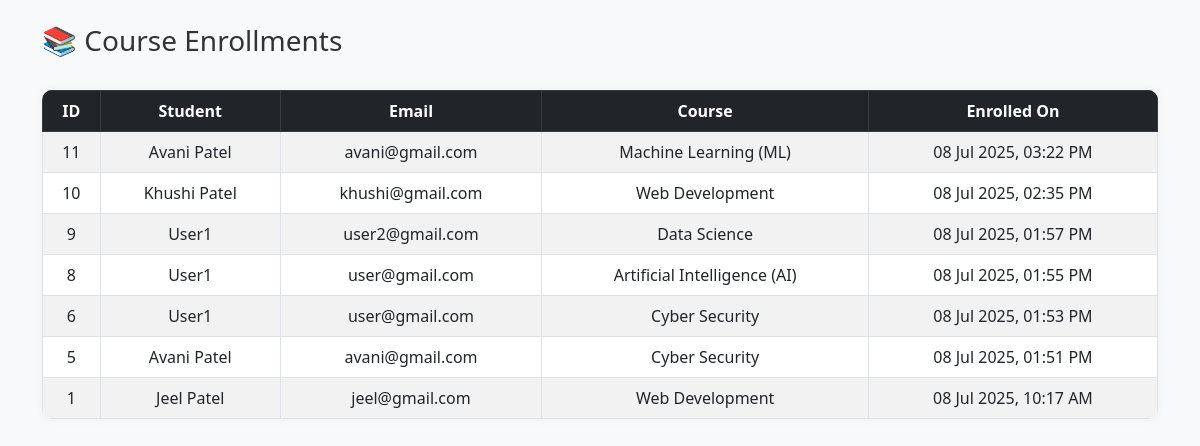
Page /admin/enrollments.php (signed in) on the committed database.
### tables this page shows
CREATE TABLE `enrollments` (
  `id` int(11) NOT NULL,
  `user_id` int(11) DEFAULT NULL,
  `course_id` int(11) DEFAULT NULL,
  `status` enum('active','completed','cancelled') DEFAULT 'active',
  `student_email` varchar(255) DEFAULT NULL,
  `completion_percent` int(11) DEFAULT 0,
  `payment_status` enum('Pending','Success','Failed') DEFAULT 'Pending',
  `student_name` varchar(255) DEFAULT NULL,
  `payment_method` varchar(50) DEFAULT NULL,
  `payment_details` varchar(255) DEFAULT NULL,
  `amount_paid` decimal(10,2) DEFAULT NULL,
  `platform_fee` decimal(10,2) DEFAULT NULL,
  `enrolled_at` datetime DEFAULT current_timestamp()
);

CREATE TABLE `users` (
  `id` int(11) NOT NULL,
  `name` varchar(100) DEFAULT NULL,
  `email` varchar(100) DEFAULT NULL,
  `password` varchar(255) DEFAULT NULL,
  `role` enum('student','instructor','admin') DEFAULT 'student',
  `created_at` datetime DEFAULT current_timestamp()
);

CREATE TABLE `courses` (
  `id` int(11) NOT NULL,
  `instructor_id` int(11) DEFAULT NULL,
  `title` varchar(255) NOT NULL,
  `description` text DEFAULT NULL,
  `image` varchar(255) DEFAULT NULL,
  `price` decimal(10,2) DEFAULT NULL,
  `duration` varchar(100) DEFAULT NULL,
  `status` enum('draft','published') NOT NULL DEFAULT 'draft',
  `created_at` timestamp NOT NULL DEFAULT current_timestamp(),
  `videos` text DEFAULT NULL,
  `pdfs` text DEFAULT NULL
);

### admin/enrollments.php (the view, shortened to what this page needs)
<?php
require '../config.php';
$query = "SELECT
            e.id,
            u.name AS student,
            e.student_email,
            c.title AS course,
            e.enrolled_at
          FROM enrollments e
          LEFT JOIN users u ON e.student_email = u.email
          LEFT JOIN courses c ON e.course_id = c.id
          ORDER BY e.enrolled_at DESC";
$enrollments = mysqli_query($conn, $query);
?>
<!DOCTYPE html>
<html lang="en">
<head>
    <link href="https://cdn.jsdelivr.net/npm/bootstrap@5.3.0/dist/css/bootstrap.min.css" rel="stylesheet">
</head>
<body class="p-3 p-md-4">
    <div class="container">
        <div class="d-flex justify-content-between align-items-center mb-4">
            <h3>📚 Course Enrollments</h3>
        </div>
        <div class="table-responsive">
            <table class="table table-bordered table-hover table-striped mb-0">
                <thead class="table-dark text-center">
                    <tr>
                        <th>ID</th>
                        <th>Student</th>
                        <th>Email</th>
                        <th>Course</th>
                        <th>Enrolled On</th>
                    </tr>
                </thead>
                <tbody>
                    <?php while ($row = mysqli_fetch_assoc($enrollments)) : ?>
                        <tr class="text-center">
                            <td><?= $row['id'] ?></td>
                            <td><?= $row['student'] ? htmlspecialchars($row['student']) : '<span class="text-muted">N/A</span>' ?></td>
                            <td><?= htmlspecialchars($row['student_email']) ?></td>
                            <td><?= $row['course'] ? htmlspecialchars($row['course']) : 'Unknown' ?></td>
                            <td><?= date('d M Y, h:i A', strtotime($row['enrolled_at'])) ?></td>
                        </tr>
                    <?php endwhile; ?>
                </tbody>
            </table>
        </div>
    </div>
</body>
</html>

### admin/enrollments.php (style rules this page uses)
body { background-color: #f8f9fa; }
h3 { color: #333; }
.table th, .table td { vertical-align: middle; }
.table-responsive { border-radius: 10px; overflow: hidden; box-shadow: 0 0 10px rgba(0,0,0,0.05); background: white; }

### rows in the picture
enrollments: id "11", users.name "Avani Patel", student_email "avani@gmail.com", course.title "Machine Learning (ML)", enrolled_at "08 Jul 2025, 03:22 PM"
enrollments: id "10", users.name "Khushi Patel", student_email "khushi@gmail.com", course.title "Web Development", enrolled_at "08 Jul 2025, 02:35 PM"
enrollments: id "9", users.name "User1", student_email "user2@gmail.com", course.title "Data Science", enrolled_at "08 Jul 2025, 01:57 PM"
enrollments: id "8", users.name "User1", student_email "user@gmail.com", course.title "Artificial Intelligence (AI)", enrolled_at "08 Jul 2025, 01:55 PM"
enrollments: id "6", users.name "User1", student_email "user@gmail.com", course.title "Cyber Security", enrolled_at "08 Jul 2025, 01:53 PM"
enrollments: id "5", users.name "Avani Patel", student_email "avani@gmail.com", course.title "Cyber Security", enrolled_at "08 Jul 2025, 01:51 PM"
enrollments: id "1", users.name "Jeel Patel", student_email "jeel@gmail.com", course.title "Web Development", enrolled_at "08 Jul 2025, 10:17 AM"
